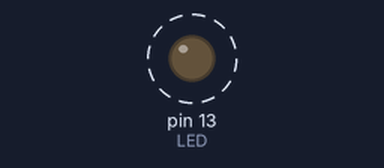
Simulated run of this sketch. Board: Arduino Uno, built with avr-gcc and run on an emulated ATmega328P. Shown: output pins drawn as LEDs (lit = HIGH). Dashed ring = blinking. What the sketch prints to the serial monitor is not drawn.

Above: at 0.6 s.
Timing chart, 0 to 3.0 s (numbered marks = the images above):
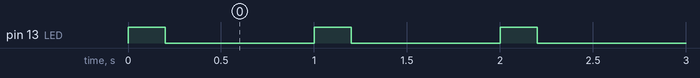

Measured:
- by itself, pin 13 (LED): alternates HIGH for 0.20 s and LOW for 0.80 s

The sketch:

baudios-115200.ino
```cpp
const int LED = 13;
int latidos = 0;
void setup() {
  pinMode(LED, OUTPUT);
  Serial.begin(115200);
}
void loop() {
  latidos++;
  digitalWrite(LED, HIGH);
  Serial.print("Latido ");
  Serial.println(latidos);
  delay(200);
  digitalWrite(LED, LOW);
  delay(800);
}
```
